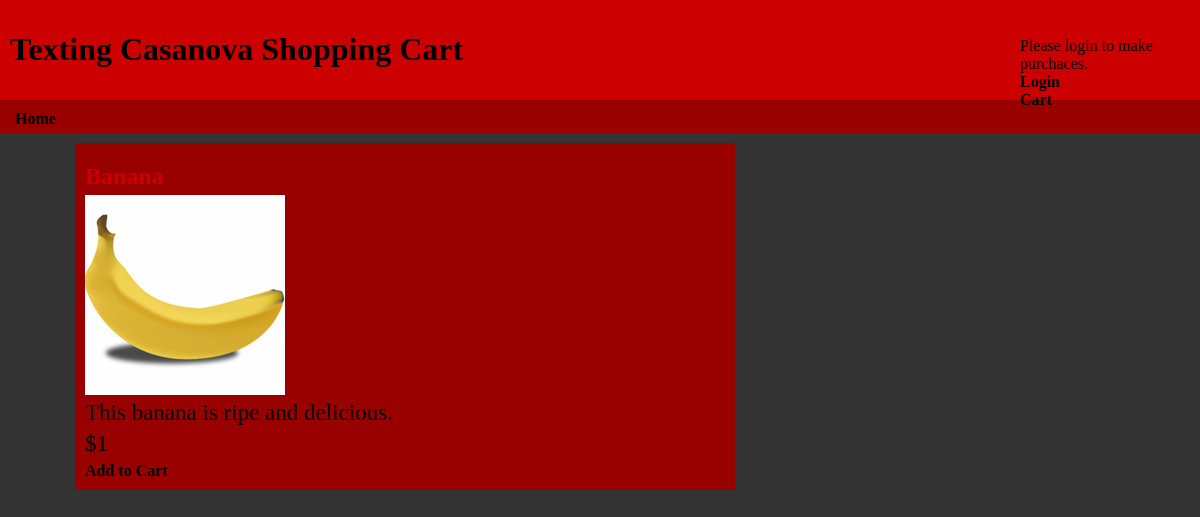
Screenshot of /getprod.php?productid=5 with the database file from the repository.
### tables this page shows
CREATE TABLE IF NOT EXISTS `products` (
  `product_id` int(11) NOT NULL AUTO_INCREMENT,
  `name` varchar(255) NOT NULL,
  `description_short` varchar(255) NOT NULL,
  `description_long` mediumtext NOT NULL,
  `price` decimal(10,0) NOT NULL,
  `image_path` varchar(256) NOT NULL,
  `stock` int(11) NOT NULL,
  PRIMARY KEY (`product_id`)
);

### getprod.php (the view, shortened to what this page needs)
<?php
	require_once 'conn.php';
	require_once 'header.php';
	if (isset($_GET['productid']))
	{
		$productid = $_GET['productid'];
		$sql = "SELECT name, description_long, price, image_path, stock " .
				   "FROM products " .
				   "WHERE product_id=" . $productid;
				$result = mysql_query($sql, $conn)
					or die('Could not look up products: ' . mysql_error());
				if ($row = mysql_fetch_array($result))
				{
					echo '<div class="item_big';
					if ($row['stock'] < 1 &&
						$row['stock'] != -1)
					{
						echo ' soldout';
					}
					echo '">';
					echo '<a href="getprod.php?productid=' . $productid . '"><h2>' . $row['name'] . '</h2></a>';
					echo '<a href="getprod.php?productid=' . $productid . '"><img src="images/thumb/' . $row['image_path'] . '_thumb.png" /img></a>';
					echo '<p class="description_long">' . $row['description_long'] . '</p>';
					echo '<p class="price">$' . $row['price'] . '</p>';
					echo '<a href="transact-product.php?action=AddProduct&productid=' . $productid . '&quantity=1" >Add to Cart</a>';
					echo '</div>';
				}
	}
	else
	{
		redirect('index.php');
	}
	require_once 'footer.php';
?>

### css/main.css (style rules this page uses)
html { background-color:#333; }
body { margin: 0; padding: 0; }
a { font-family: exo; color: #000; text-decoration: none; font-weight:bold; padding-top:3px; padding-bottom:3px; }
h2 { color: #CC0000; font-family: exo; font-weight: bold; padding-top: 5px; margin-top: 5px; margin-bottom: 5px; }
p { margin-top: 5px; margin-bottom: 5px; font-family: sertig; font-size: 23px; color: #000; }
.item_big { background-color: #900; color: #000; width:640px; margin-left: 50px; margin-top: 10px; padding-top: 10px; padding-bottom: 10px; padding-left: 10px; padding-right: 10px; }

### rows the page displays
products: image_path (picture), description_long "This banana is ripe and delicious.", price "1"
